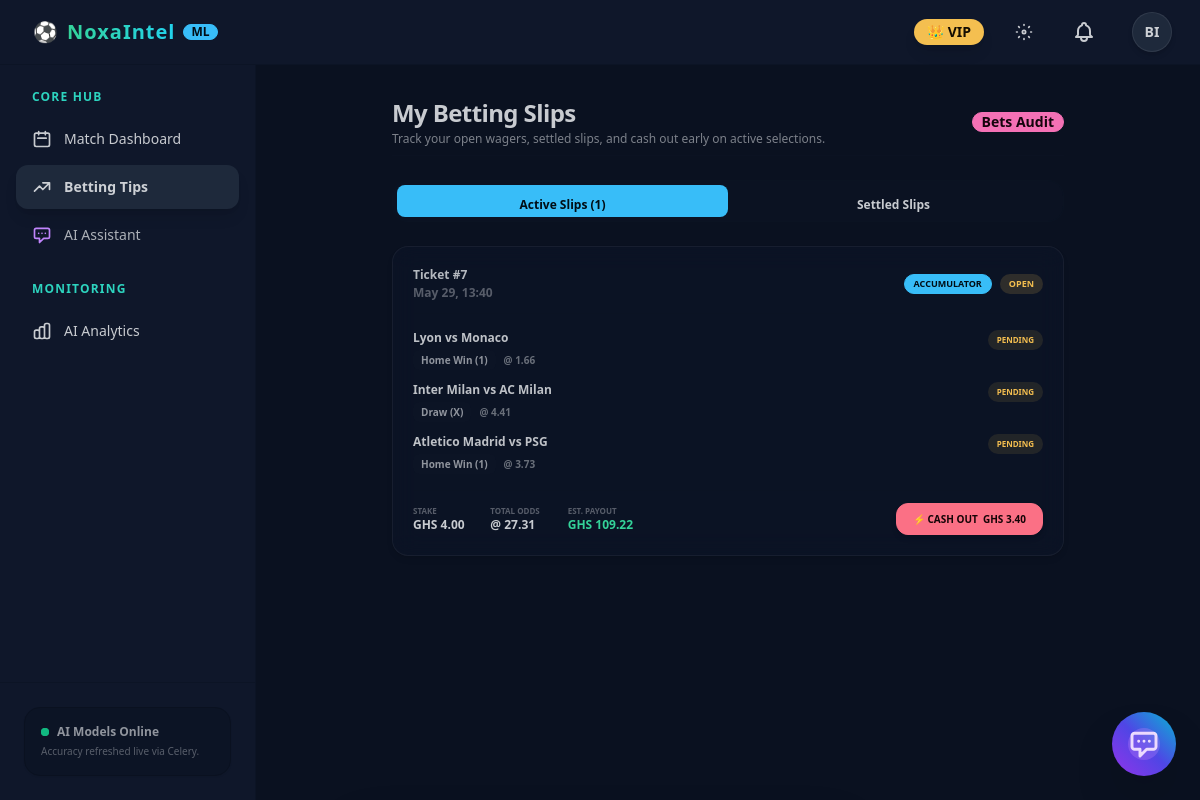
Before: /betting/bet/my-bets/ (signed in) with the older database file.
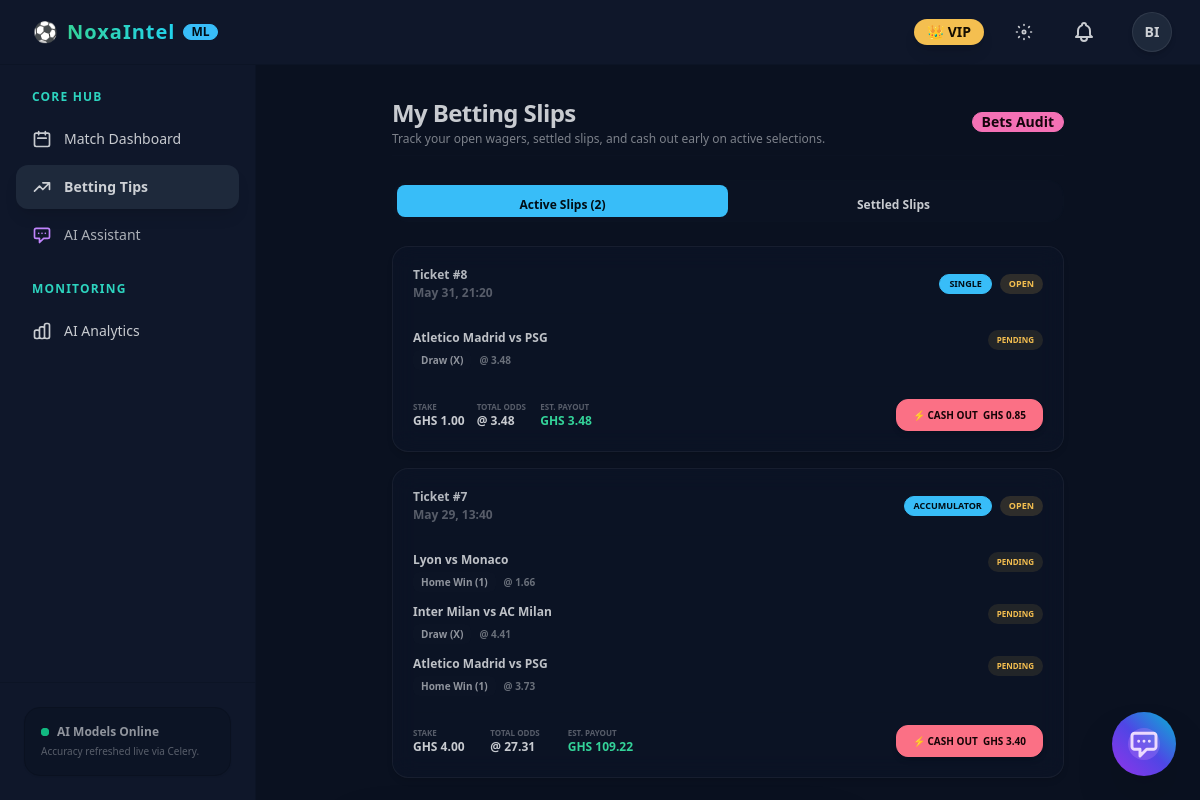
After: the same page with the newer database file.
### users/models.py (models this page shows, shortened)
class CustomUser(AbstractUser):
    phone_number = models.CharField(max_length=20, unique=True, null=True, blank=True)
    email = models.EmailField(unique=True)
    USERNAME_FIELD = 'phone_number'
    REQUIRED_FIELDS = ['email', 'username']

### betting/models.py (models this page shows, shortened)
class BetSlip(models.Model):
    STATUS_CHOICES = [
        ('SUBMITTED', 'Submitted'),
        ('WON', 'Won'),
        ('LOST', 'Lost'),
        ('VOID', 'Void'),
        ('CASHOUT', 'Cashed Out'),
    ]
    SLIP_TYPE_CHOICES = [
        ('SINGLE', 'Single'),
        ('ACCUMULATOR', 'Accumulator'),
    ]
    user = models.ForeignKey(
        settings.AUTH_USER_MODEL,
        on_delete=models.CASCADE,
        related_name='bet_slips',
    )
    status = models.CharField(max_length=20, choices=STATUS_CHOICES, default='SUBMITTED')
    slip_type = models.CharField(max_length=20, choices=SLIP_TYPE_CHOICES, default='SINGLE')
    total_stake = models.DecimalField(max_digits=12, decimal_places=2)
    total_odds = models.DecimalField(max_digits=8, decimal_places=2)
    potential_payout = models.DecimalField(max_digits=12, decimal_places=2)
    actual_payout = models.DecimalField(max_digits=12, decimal_places=2, null=True, blank=True)
    transaction = models.OneToOneField(
        'wallet.Transaction',
        on_delete=models.SET_NULL,
        null=True,
        blank=True,
        related_name='bet_slip',
    )
    created_at = models.DateTimeField(default=timezone.now)
    settled_at = models.DateTimeField(null=True, blank=True)
    is_cashed_out = models.BooleanField(default=False)
    cash_out_amount = models.DecimalField(max_digits=12, decimal_places=2, null=True, blank=True)
    class Meta:
        ordering = ['-created_at']
        indexes = [
            models.Index(fields=['user', 'status']),
        ]
    @property
    def is_settled(self):
        return self.status in ['WON', 'LOST', 'VOID', 'CASHOUT']
    def calculate_cash_out_value(self) -> float:
        if self.is_settled:
            return 0.00
        selections = self.selections.all()
        resolved_won_odds = 1.00
        has_lost = False
        pending_count = 0
        won_count = 0
        for sel in selections:
            if sel.result == 'LOST':
                has_lost = True
            elif sel.result == 'WON':
                resolved_won_odds *= float(sel.odds_at_placement)
                won_count += 1
            else:
                pending_count += 1
        if has_lost:
            return 0.00
        stake = float(self.total_stake)
        if won_count == 0:
            value = stake * 0.85
        else:
            value = stake * resolved_won_odds * (0.88 ** pending_count)
        max_value = float(self.potential_payout) * 0.95
        min_value = stake * 0.10
        value = min(max(value, min_value), max_value)
        return round(value, 2)

class BetSelection(models.Model):
    MARKET_CHOICES = [
        ('HOME_WIN', 'Home Win (1)'),
        ('DRAW', 'Draw (X)'),
        ('AWAY_WIN', 'Away Win (2)'),
        ('OVER_1_5', 'Over 1.5'),
        ('UNDER_1_5', 'Under 1.5'),
        ('OVER_2_5', 'Over 2.5'),
        ('UNDER_2_5', 'Under 2.5'),
        ('OVER_3_5', 'Over 3.5'),
        ('UNDER_3_5', 'Under 3.5'),
        ('BTTS_YES', 'BTTS Yes'),
        ('BTTS_NO', 'BTTS No'),
    ]
    RESULT_CHOICES = [
        ('PENDING', 'Pending'),
        ('WON', 'Won'),
        ('LOST', 'Lost'),
        ('VOID', 'Void'),
    ]
    bet_slip = models.ForeignKey(
        BetSlip,
        on_delete=models.CASCADE,
        related_name='selections',
    )
    match = models.ForeignKey(
        Match,
        on_delete=models.CASCADE,
        related_name='bet_selections',
    )
    market = models.CharField(max_length=20, choices=MARKET_CHOICES)
    odds_at_placement = models.DecimalField(max_digits=6, decimal_places=2)
    result = models.CharField(max_length=20, choices=RESULT_CHOICES, default='PENDING')

### matches/models.py (models this page shows, shortened)
class Match(models.Model):
    STATUS_CHOICES = [
        ('SCHEDULED', 'Scheduled'),
        ('LIVE', 'Live'),
        ('FINISHED', 'Finished'),
        ('POSTPONED', 'Postponed'),
    ]
    league = models.ForeignKey(League, on_delete=models.CASCADE, related_name='matches')
    home_team = models.ForeignKey(Team, on_delete=models.CASCADE, related_name='home_matches')
    away_team = models.ForeignKey(Team, on_delete=models.CASCADE, related_name='away_matches')
    match_date = models.DateTimeField()
    status = models.CharField(max_length=20, choices=STATUS_CHOICES, default='SCHEDULED')
    home_score = models.IntegerField(null=True, blank=True)
    away_score = models.IntegerField(null=True, blank=True)
    minute = models.CharField(max_length=10, null=True, blank=True, help_text="e.g. 45', HT, FT")
    updated_at = models.DateTimeField(auto_now=True)
    class Meta:
        indexes = [
            models.Index(fields=['match_date', 'league', 'status']),
        ]
        ordering = ['match_date']

class Team(models.Model):
    name = models.CharField(max_length=100)
    code = models.CharField(max_length=10, unique=True)
    logo_url = models.URLField(blank=True, null=True)
    league = models.ForeignKey(League, on_delete=models.CASCADE, related_name='teams')

### betting/views.py (the view)
# urls.py: path('bet/my-bets/', views.my_bets, name='my_bets'),
@login_required
def my_bets(request):
    slips = BetSlip.objects.filter(user=request.user).prefetch_related('selections__match__home_team', 'selections__match__away_team')
    for slip in slips:
        if slip.status == 'SUBMITTED':
            slip.live_cashout_offer = slip.calculate_cash_out_value()
        else:
            slip.live_cashout_offer = 0.00
    context = {
        'slips': slips,
    }
    return render(request, 'betting/my_bets.html', context)

### templates/betting/my_bets.html (shortened to what this page needs)
{% extends "base.html" %}
{% block content %}
<div class="max-w-2xl mx-auto space-y-6">
    <div class="flex items-center justify-between pb-2 border-b border-base-200/50">
        <div>
            <h1 class="text-2xl font-black tracking-tight">My Betting Slips</h1>
            <p class="text-xs text-base-content/60 mt-0.5">Track your open wagers, settled slips, and cash out early on active selections.</p>
        </div>
        <div class="badge badge-accent text-nowrap font-bold">Bets Audit</div>
    </div>
    <div class="tabs tabs-boxed w-full bg-base-200/50 p-1 border border-base-200/40 rounded-2xl grid grid-cols-2">
        <button onclick="switchTab('active')" id="tab-active" class="tab tab-active font-black text-xs transition-all duration-300 py-3 rounded-xl">
        </button>
        <button onclick="switchTab('settled')" id="tab-settled" class="tab font-black text-xs transition-all duration-300 py-3 rounded-xl">
            Settled Slips
        </button>
    </div>
    <div id="active-slips-container" class="space-y-4">
        {% for slip in slips %}
            {% if slip.status == 'SUBMITTED' %}
                <div class="glass-panel border border-base-200/50 rounded-2xl p-4 md:p-5 space-y-4 hover:border-primary/20 transition-all duration-300 shadow-md">
                    <div class="flex items-center justify-between text-xs pb-3 border-b border-base-200/40">
                        <div class="space-y-0.5">
                            <span class="block font-black text-base-content/90">Ticket #{{ slip.id }}</span>
                            <span class="block opacity-40 font-semibold">{{ slip.created_at|date:"M d, H:i" }}</span>
                        </div>
                        <div class="flex items-center gap-2">
                            <span class="badge badge-primary font-bold uppercase text-[9px] py-2">{{ slip.slip_type }}</span>
                            <span class="badge bg-warning/15 text-warning border-0 font-bold uppercase text-[9px] py-2">Open</span>
                        </div>
                    </div>
                    <div class="space-y-3">
                        {% for sel in slip.selections.all %}
                            <div class="flex items-start justify-between text-xs">
                                <div class="space-y-1">
                                    <span class="block font-black text-base-content/95">{{ sel.match.home_team.name }} vs {{ sel.match.away_team.name }}</span>
                                    <div class="flex items-center gap-2 text-[10px] text-base-content/50 font-bold">
                                        <span class="bg-base-200 px-2 py-0.5 rounded-md text-base-content/70">{{ sel.get_market_display }}</span>
                                        <span>@ {{ sel.odds_at_placement }}</span>
                                    </div>
                                </div>
                                <span class="badge bg-warning/10 text-warning font-black border-0 text-[8px] uppercase">
                                    {{ sel.result }}
                                </span>
                            </div>
                        {% endfor %}
                    </div>
                    <div class="pt-3 border-t border-base-200/40 flex flex-col sm:flex-row justify-between items-stretch sm:items-center gap-3">
                        <div class="grid grid-cols-3 gap-3 text-center sm:text-left">
                            <div>
                                <span class="block text-[8px] opacity-40 uppercase font-black">Stake</span>
                                <span class="block text-xs font-black">GHS {{ slip.total_stake }}</span>
                            </div>
                            <div>
                                <span class="block text-[8px] opacity-40 uppercase font-black">Total Odds</span>
                                <span class="block text-xs font-black">@ {{ slip.total_odds }}</span>
                            </div>
                            <div>
                                <span class="block text-[8px] opacity-40 uppercase font-black">Est. Payout</span>
                                <span class="block text-xs font-black text-emerald-400">GHS {{ slip.potential_payout }}</span>
                            </div>
                        </div>
                        {% if slip.live_cashout_offer > 0 %}
                            <form action="{% url 'betting:cash_out' slip.id %}" method="post" class="flex">
                                <button type="submit"
                                        onclick="return confirm('Cash out early for GHS {{ slip.live_cashout_offer|floatformat:2 }}? This cannot be undone.')"
                                        class="btn btn-sm btn-error w-full sm:w-auto font-black text-[10px] rounded-xl hover:bg-error hover:text-white px-4 active:scale-95 transition-all duration-150 gap-1.5 shadow-md shadow-error/10">
                                    ⚡ CASH OUT &nbsp;GHS {{ slip.live_cashout_offer|floatformat:2 }}
                                </button>
                            </form>
                        {% endif %}
                    </div>
                </div>
            {% endif %}
        {% endfor %}
    </div>
</div>
{% endblock %}

### templates/components/navbar.html (shortened to what this page needs)
<div class="navbar bg-base-100 border-b border-base-200 px-2 md:px-6 z-40 relative">
    <div class="flex-1">
        <a href="{% url 'home' %}" class="btn btn-ghost normal-case text-lg md:text-xl font-black gap-1 md:gap-2 tracking-wider px-2">
            <span>⚽</span>
            <span class="bg-gradient-to-r from-emerald-400 to-cyan-400 bg-clip-text text-transparent">NoxaIntel</span>
            <span class="hidden sm:inline-flex badge badge-primary badge-sm font-semibold tracking-normal">ML</span>
        </a>
    </div>
    <div class="flex-none gap-1.5 md:gap-4">
        {% if user.is_authenticated %}
            <div class="hidden sm:inline-flex">
                {% if user.profile.subscription_tier.name == 'VIP' %}
                    <span class="badge badge-warning gap-1 py-3 px-3 font-bold shadow-lg shadow-warning/10">
                        👑 VIP
                    </span>
                {% elif user.profile.subscription_tier.name == 'Premium' %}
                    <span class="badge badge-secondary gap-1 py-3 px-3 font-bold shadow-lg shadow-secondary/10">
                        ⚡ Premium
                    </span>
                {% else %}
                    <span class="badge badge-accent badge-outline gap-1 py-3 px-3 font-semibold">
                        Free Tier
                    </span>
                {% endif %}
            </div>
            <button id="theme-toggle" class="btn btn-ghost btn-circle" aria-label="Toggle Theme">
            </button>
            <div class="dropdown dropdown-end">
                <a href="{% url 'notifications:list' %}" class="btn btn-ghost btn-circle relative">
                </a>
            </div>
            <div class="dropdown dropdown-end">
                <div tabindex="0" role="button" class="btn btn-ghost btn-circle avatar placeholder">
                    <div class="bg-neutral text-neutral-content rounded-full w-10 border border-neutral-content/10 shadow-md">
                        <span class="text-sm font-bold">{{ user.username|slice:":2"|upper }}</span>
                    </div>
                </div>
            </div>
        {% else %}
            <a href="{% url 'users:login' %}" class="btn btn-ghost btn-sm">Log In</a>
            <a href="{% url 'users:register' %}" class="btn btn-primary btn-sm px-4">Sign Up</a>
        {% endif %}
    </div>
</div>

Changed rows visible on the page:
added BetSlip: id "8", created_at "May 31, 21:20", slip_type "SINGLE", total_stake "1.00", total_odds "3.48", potential_payout "3.48", live_cashout_offer "0.85"
added BetSelection: match.home_team.name "Atletico Madrid", match.away_team.name "PSG", market "Draw (X)", odds_at_placement "3.48", result "PENDING", shown under "8"
Other visible differences:
text written by a page script: "Active Slips (1)" → "Active Slips (2)"
